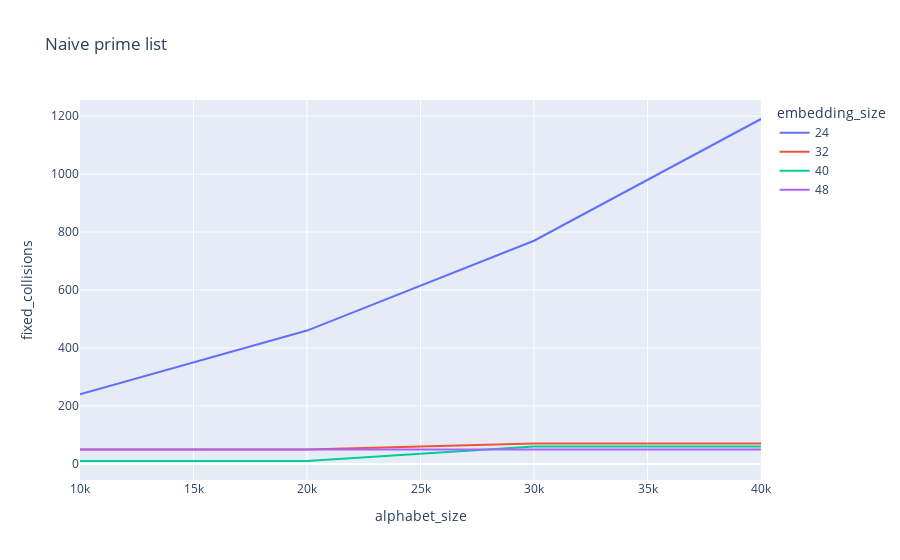

Notebook source saved alongside this figure:
### Code cell
px.line(df, x='alphabet_size', y='fixed_collisions', color='embedding_size', title="Naive prime list")

### Figure 1 — Plotly figure (JSON) as saved in the notebook; plotly's stock layout.template omitted (floating-point values rounded to 4 significant figures)
{"data": [{"hovertemplate": "embedding_size=24<br>alphabet_size=%{x}<br>fixed_collisions=%{y}<extra></extra>", "legendgroup": "24", "line": {"color": "#636efa", "dash": "solid"}, "mode": "lines", "name": "24", "orientation": "v", "showlegend": true, "type": "scatter", "x": [10000, 20000, 30000, 40000], "xaxis": "x", "y": [240, 460, 770, 1190], "yaxis": "y"}, {"hovertemplate": "embedding_size=32<br>alphabet_size=%{x}<br>fixed_collisions=%{y}<extra></extra>", "legendgroup": "32", "line": {"color": "#EF553B", "dash": "solid"}, "mode": "lines", "name": "32", "orientation": "v", "showlegend": true, "type": "scatter", "x": [10000, 20000, 30000, 40000], "xaxis": "x", "y": [50, 50, 70, 70], "yaxis": "y"}, {"hovertemplate": "embedding_size=40<br>alphabet_size=%{x}<br>fixed_collisions=%{y}<extra></extra>", "legendgroup": "40", "line": {"color": "#00cc96", "dash": "solid"}, "mode": "lines", "name": "40", "orientation": "v", "showlegend": true, "type": "scatter", "x": [10000, 20000, 30000, 40000], "xaxis": "x", "y": [10, 10, 60, 60], "yaxis": "y"}, {"hovertemplate": "embedding_size=48<br>alphabet_size=%{x}<br>fixed_collisions=%{y}<extra></extra>", "legendgroup": "48", "line": {"color": "#ab63fa", "dash": "solid"}, "mode": "lines", "name": "48", "orientation": "v", "showlegend": true, "type": "scatter", "x": [10000, 20000, 30000, 40000], "xaxis": "x", "y": [50, 50, 50, 50], "yaxis": "y"}], "layout": {"legend": {"title": {"text": "embedding_size"}, "tracegroupgap": 0}, "title": {"text": "Naive prime list"}, "xaxis": {"anchor": "y", "domain": [0, 1], "title": {"text": "alphabet_size"}}, "yaxis": {"anchor": "x", "domain": [0, 1], "title": {"text": "fixed_collisions"}}}}
